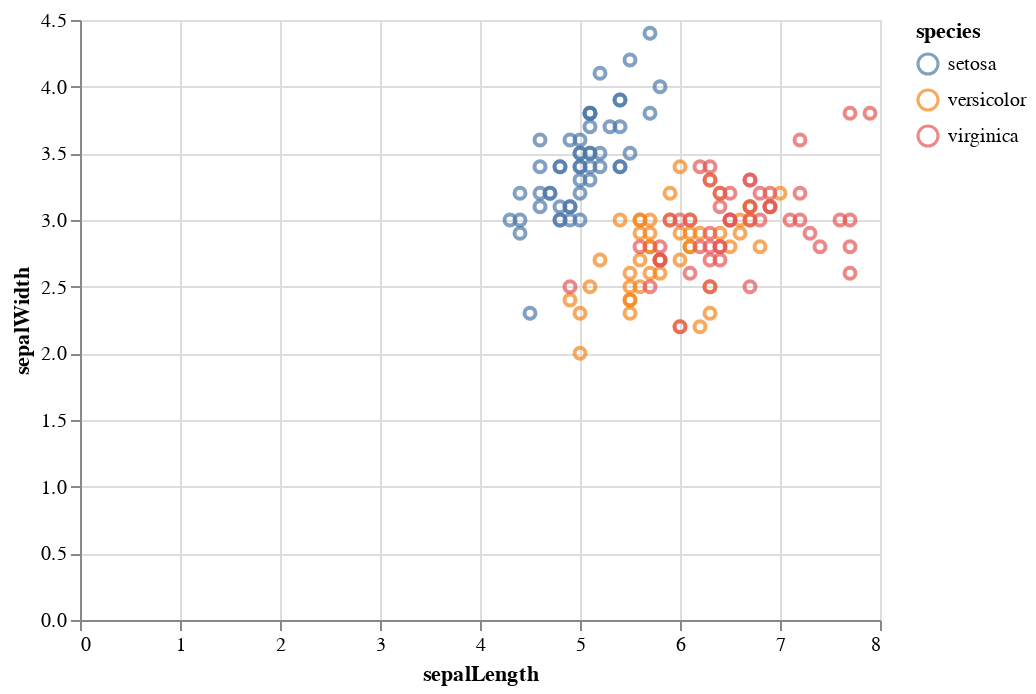

Write notebook code for a chart like this one.
### Markdown cell above
**Supervised discretization:** Use class labels to find breaks

### Code cell
alt.Chart(iris).mark_point().encode(
    x='sepalLength:Q',
    y='sepalWidth:Q',
    color='species',
)

### Figure 1 — Vega-Lite specification as saved in the notebook (floating-point values rounded to 4 significant figures; data arrays with more than 128 entries replaced by an {"elided": "..."} marker saying what was removed)
{"config": {"view": {"continuousWidth": 400, "continuousHeight": 300}}, "data": {"name": "data-a264acbd6e539a8b3afc0cb5f240fb57"}, "mark": "point", "encoding": {"color": {"type": "nominal", "field": "species"}, "x": {"type": "quantitative", "field": "sepalLength"}, "y": {"type": "quantitative", "field": "sepalWidth"}}, "$schema": "https://vega.github.io/schema/vega-lite/v4.0.2.json", "datasets": {"data-a264acbd6e539a8b3afc0cb5f240fb57": {"elided": "150 records"}}}
